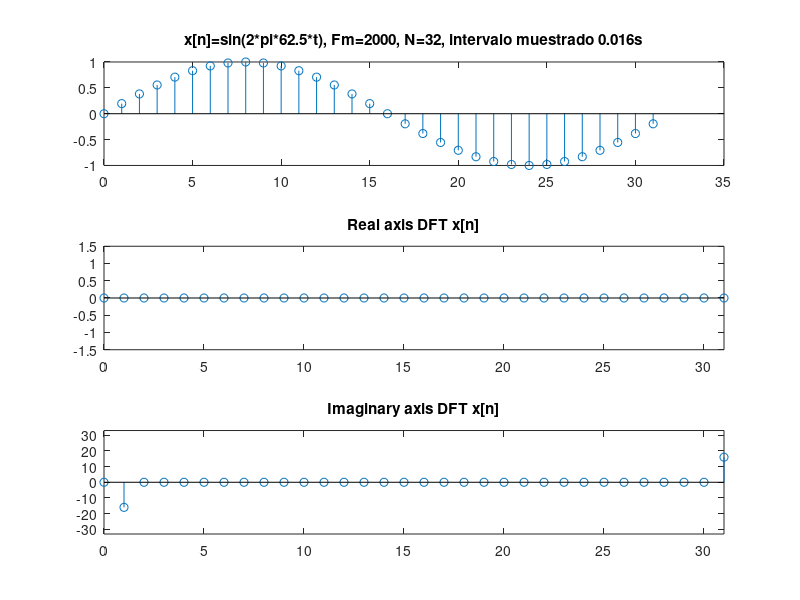
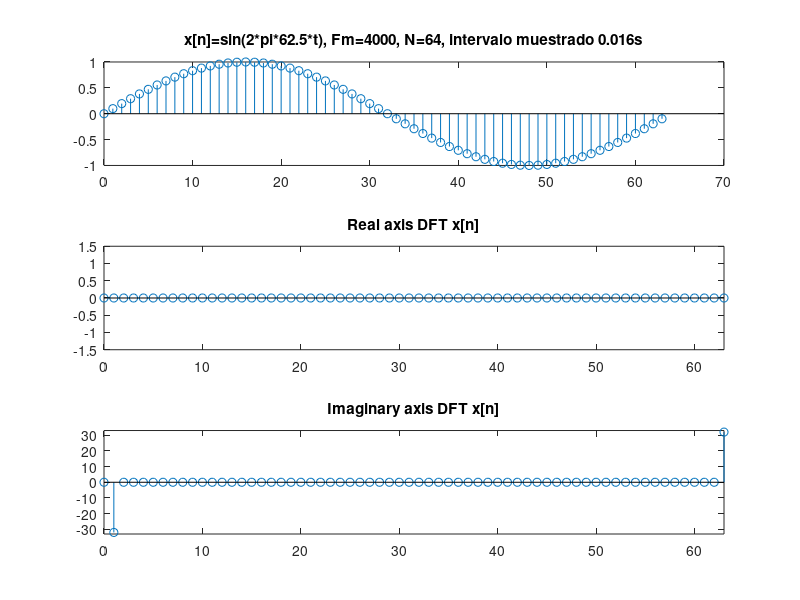
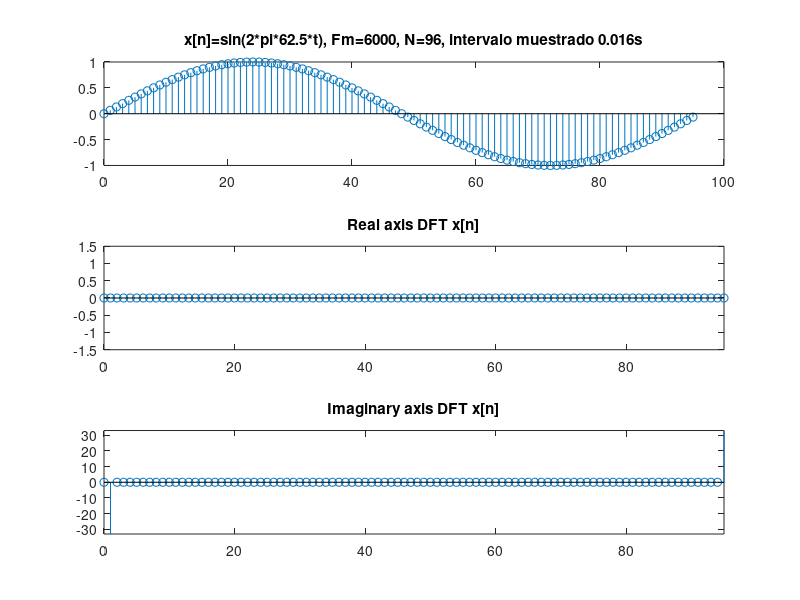
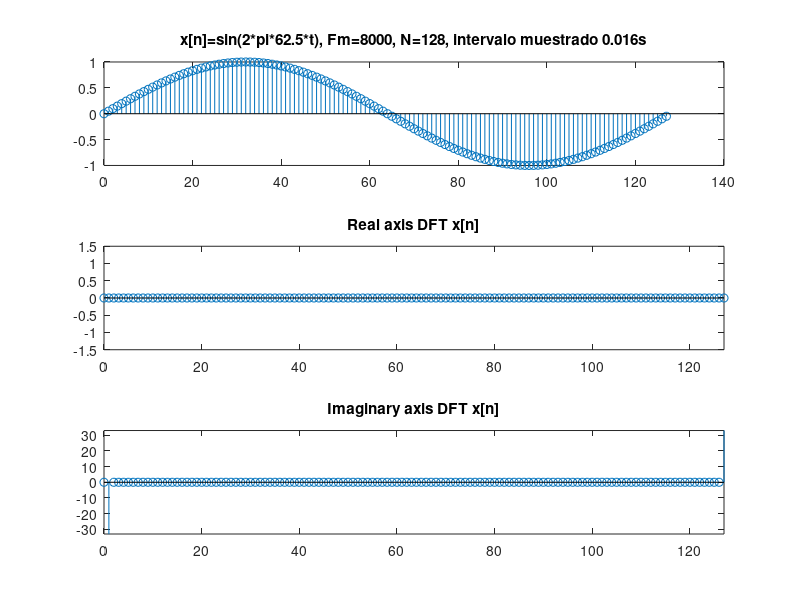

Recreate these plots in MATLAB, in order.
pkg load control
pkg load signal

for p=1:4;
Tm=1/(p*2000);

m=1;
n=0:p*32-1;
k=0:p*32-1;
  x=sin(2*pi*62.5*n*Tm); # n*TM es el tiempo, 62.5 es la ω
  X=fft(x);

  subplot(3,1,1); # Señal muestreada
    stem(k,x);
    titulo=sprintf("x[n]=sin(2*pi*%d*t), Fm=%d, N=%d, intervalo muestrado 0.016s",62.5*m,p*2000,p*2000*.016);
    title(titulo);
  subplot(3,1,2);
    stem(k,real(X));
    title("Real axis DFT x[n]");
    axis([0,p*32-1,-1.5,1.5]);
  subplot(3,1,3);
    stem(k,imag(X));
    title("Imaginary axis DFT x[n]");
    axis([0,p*32-1,-33,33]);
  nombre=sprintf("sameTimeDiferentFrec%02d.jpg",p);
  print(nombre);
  pause(5);
end
